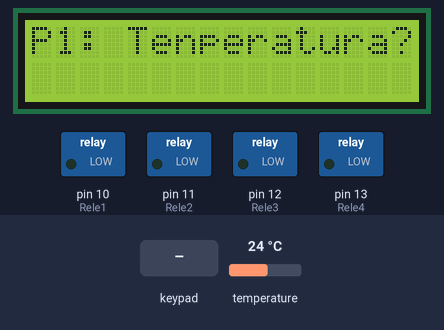
Recording of a sketch running on a simulated Arduino Uno, built with avr-gcc and run on an emulated ATmega328P. On the bench: 16×2 character LCD, switched loads named in the sketch (green lamp = pin HIGH). Inputs (shaded band) come from the test bench; at power-on: temperature 24 °C.

Above: at 1.2 s.
1.3 s: keypad keys 9 8 7 6 # pressed 0.4 s apart
At 3.9 s:
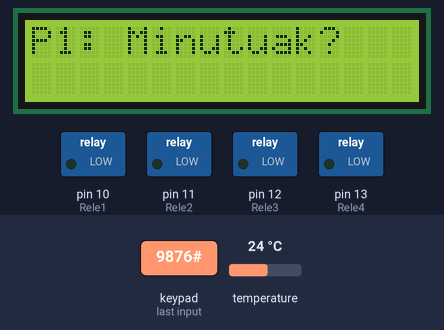
4.8 s: key '*' pressed
At 5.6 s:
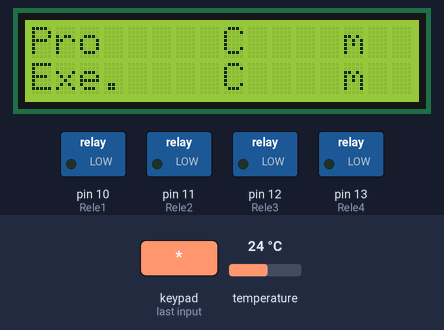
At 6.6 s:
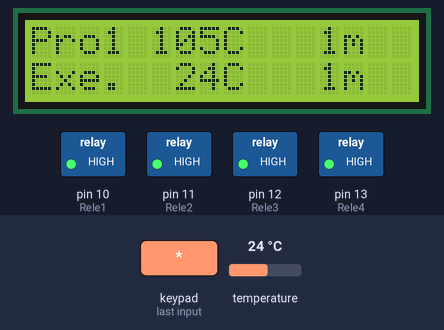
Timing chart, 0 to 8.1 s (numbered marks = the images above; inputs shaded):
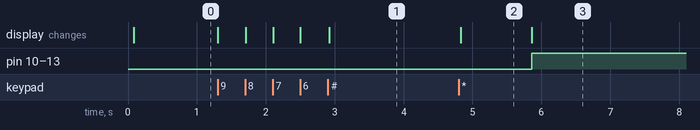

Measured:
- after the input at 1.3 s, the display: first changes at once (image 1 shows a later state)
- after the input at 4.8 s, pin 10 (Rele1), pin 11 (Rele2), pin 12 (Rele3), pin 13 (Rele4): LOW → HIGH after 1.1 s; the display: changes at once (image 2)
- what the display in image 2 shows lasts 1.1 s, from 4.8 s to 5.9 s

The sketch:

src.ino
```cpp
#include <Wire.h>
#include <LiquidCrystal_I2C.h>
#include <OneWire.h>
#include <Keypad.h>
#include <string.h>


/**
* Gauden pausua esaten digu.
* @param integer
*/
int pausua = 0;
int programa = 1;
char tenperatura[10], denbora[10];
int programak[10][2];
int keycounter = 0;
int t,d,i,p,tenp_orain,tenp_helburua, denbora_helburua;

// tenperatura aldatzen den jakiteko
int tenp_aldaketa;

unsigned long denbora_orain;
unsigned long denbora_hasiera;


// LCD
LiquidCrystal_I2C lcd(0x27,16,2);

// TENPERATURA
OneWire  ds(2);

// KEYPAD
const byte ROWS = 4; //four rows
const byte COLS = 3; //three columns
char keys[ROWS][COLS] = {
  {'1','2','3'},
  {'4','5','6'},
  {'7','8','9'},
  {'*','0','#'}
};
byte rowPins[ROWS] = {9, 8, 7, 6}; //connect to the row pinouts of the keypad
byte colPins[COLS] = {5, 4, 3}; //connect to the column pinouts of the keypad
Keypad keypad = Keypad( makeKeymap(keys), rowPins, colPins, ROWS, COLS );

// relea
int Rele1 = 10;
int Rele2 = 11;
int Rele3 = 12;
int Rele4 = 13;


void setup()
{
  lcd.init();
  lcd.backlight();

  pinMode(Rele1, OUTPUT);
  pinMode(Rele2, OUTPUT);
  pinMode(Rele3, OUTPUT);
  pinMode(Rele4, OUTPUT);
}

void loop() {

  char key = keypad.getKey();

  switch (pausua) {

    case 9:
      // programa amaitu ala ez?
      if (programa == p) {
        pausua = 0;

        lcd.clear();
        lcd.print("Programa amaitua.");
        delay(5000);

      } else {
        programa += 1;
        pausua = 6;
      }

      break;

    case 8:
      // programak ekutzatzen, denbora
      tenp_orain = getTenperatura();
      tenp_helburua = programak[programa][0];

      denbora_orain = (millis() - denbora_hasiera) / 1000 / 60;
      denbora_helburua = programak[programa][1];

      setBeroa(tenp_helburua, tenp_orain);

      if (denbora_orain >= denbora_helburua) {
        pausua = 9;
      }

      lcdIdazten(programa, tenp_helburua, denbora_helburua, tenp_orain, denbora_helburua - denbora_orain);

      delay(2000);

      break;

    case 7:
      // programa exekutatzen, tenperatura bila
      tenp_orain = getTenperatura();
      tenp_helburua = programak[programa][0];
      denbora_helburua = programak[programa][1];

      lcdIdazten(programa, tenp_helburua, denbora_helburua, tenp_orain, denbora_helburua);

      setBeroa(tenp_helburua, tenp_orain);

      if (tenp_orain >= tenp_helburua) {
        denbora_hasiera = millis();
        pausua = 8;
      }

      // ez bada helburua lortzen
      // 30 minututan programa bukatzen da
      denbora_orain = (millis() - denbora_hasiera) / 1000 / 60;
      if (denbora_orain >= 1) {
         pausua = 0;
         endBeroa();

         lcd.clear();
         lcd.print("Programa ezeztatu egin da.");
         lcd.setCursor(0, 1);
         lcd.print("Ez da tenperatura lortzen.");
         delay(5000);
      }

      delay(2000);

      break;

    case 6:
      // exekutzio hasten
      lcdExekutatzen();
      denbora_hasiera = millis();
      pausua = 7;

      break;

    case 5:
      p = programa;
      programa = 1;
      pausua = 6;
      break;

    case 4:
      // beste programa bat
      if (key == '#') {
        programak[programa][0] = parseTenperatura(tenperatura);
        programak[programa][1] = parseDenbora(denbora);
        pausua = 1;
        break;
      }

      // programazioa amaitu
      if (key == '*') {
        programak[programa][0] = parseTenperatura(tenperatura);
        programak[programa][1] = parseDenbora(denbora);
        pausua = 5;
        break;
      }

      if (key != NO_KEY){
        denbora[keycounter] = key;
        keycounter++;
        lcd.print(key);
      }

      break;

    case 3:
      // programaren hasiera, datuen sartzeko zai
      keycounter = 0;

      lcd.clear();
      lcd.print("P");
      lcd.print(programa);
      lcd.print(": Minutuak?");
      lcd.setCursor(0, 1);

      pausua = 4;

      break;

    case 2:
      // Hurrengo pausuar joan
      if (key == '#') {
        pausua = 3;
        break;
      }

      // programa reseteatu
      if (key == '*') {
          lcd.clear();
          lcd.print("Ezabatzen...");
          delay(500);
          pausua = 0;
          break;
      }

      if (key != NO_KEY){
        tenperatura[keycounter] = key;
        keycounter++;
        lcd.print(key);
      }

      break;

    case 1:
      // programaren hasiera, datuen sartzeko zai
      programa++;
      keycounter = 0;

      lcd.clear();
      lcd.print("P");
      lcd.print(programa);
      lcd.print(": Tenperatura?");

      lcd.setCursor(0, 1);

      pausua = 2;
      break;

    case 0:
    default:
      programa = 0;
      pausua = 1;
      keycounter = 0;
  }
}

/**
* Tenperatura sensoretik informazioa eskuratu
* @return float
*/
float getTenperatura() {

  byte i;
  byte present = 0;
  byte type_s;
  byte data[12];
  byte addr[8];
  float celsius;

  ds.search(addr);
  ds.reset();
  ds.select(addr);
  ds.write(0x44, 1);        // start conversion, with parasite power on at the end

  delay(1000);     // maybe 750ms is enough, maybe not
  // we might do a ds.depower() here, but the reset will take care of it.

  present = ds.reset();
  ds.select(addr);
  ds.write(0xBE);         // Read Scratchpad

  for ( i = 0; i < 9; i++) {           // we need 9 bytes
    data[i] = ds.read();
  }

  // Convert the data to actual temperature
  // because the result is a 16 bit signed integer, it should
  // be stored to an "int16_t" type, which is always 16 bits
  // even when compiled on a 32 bit processor.
  int16_t raw = (data[1] << 8) | data[0];
  if (type_s) {
    raw = raw << 3; // 9 bit resolution default
    if (data[7] == 0x10) {
      // "count remain" gives full 12 bit resolution
      raw = (raw & 0xFFF0) + 12 - data[6];
    }
  } else {
    byte cfg = (data[4] & 0x60);
    // at lower res, the low bits are undefined, so let's zero them
    if (cfg == 0x00) raw = raw & ~7;  // 9 bit resolution, 93.75 ms
    else if (cfg == 0x20) raw = raw & ~3; // 10 bit res, 187.5 ms
    else if (cfg == 0x40) raw = raw & ~1; // 11 bit res, 375 ms
    //// default is 12 bit resolution, 750 ms conversion time
  }
  celsius = (float)raw / 16.0;

  return celsius;
}

/**
* Tenperaturarako sartutako datua int bihurtu
* @param char tenperatura
* @return int
*/
int parseTenperatura (char *tenperatura) {
  int t = atoi(tenperatura);
  if (t > 105) {
     t = 105;
  } else if (t < 30) {
     t = 30;
  }
  return t;
}

/**
* Denborarako teklatuarekin sartutako balioa int bihurtu
* @param char denbora
* @return int
*/
int parseDenbora (char *denbora) {
  int d = atoi(denbora);
  if (d > 999) {
    d = 999;
  } else if (d < 1) {
    d = 1;
  }
  return d;
}

/**
* Programa exekutatzen denean ikusten dena lcdan
*/
int lcdExekutatzen () {
  lcd.clear();
  lcd.print("Pro     C    m");
  lcd.setCursor(0, 1);
  lcd.print("Exe.    C    m");

  return 0;
}

int lcdIdazten (int programa, int pt, int pd, int et, int ed) {

  lcd.setCursor(3, 0);
  lcd.print(programa);

  if (pt >= 10 && pt < 100 ) {
    lcd.setCursor(6, 0);
    lcd.print(pt);
  } else if ( pt >= 100 ){
    lcd.setCursor(5, 0);
    lcd.print(pt);
  }

  if (pd < 10) {
    lcd.setCursor(12, 0);
    lcd.print(pd);
  } else if (pd >= 10 && pd < 100 ) {
    lcd.setCursor(11, 0);
    lcd.print(pd);
  } else if ( pd >= 100 ){
    lcd.setCursor(10, 0);
    lcd.print(pd);
  }

  if (et > 10 && et < 100 ) {
    lcd.setCursor(6, 1);
    lcd.print(et);
  } else if ( et >= 100 ){
    lcd.setCursor(5, 1);
    lcd.print(et);
  }

  if (ed < 10) {
    lcd.setCursor(12, 1);
    lcd.print(ed);
  } else if (ed >= 10 && ed < 100 ) {
    lcd.setCursor(11, 1);
    lcd.print(ed);
  } else if ( ed >= 100 ){
    lcd.setCursor(10, 1);
    lcd.print(ed);
  }
}

/**
* Sua itzali
*/
int endBeroa() {
  digitalWrite(Rele1, LOW);
  digitalWrite(Rele2, LOW);
  digitalWrite(Rele3, LOW);
  digitalWrite(Rele4, LOW);

  return 0;
}

/**
* Bero eman behar duen eta nola erabakitzen duen kodea
*/
int setBeroa (int t_helburua, int t_orain) {

  // helburua berdindu edo gainditu bada
  // ez da surik ematen
  if (t_orain >= t_helburua) {
    digitalWrite(Rele1, LOW);
    digitalWrite(Rele2, LOW);
    digitalWrite(Rele3, LOW);
    digitalWrite(Rele4, LOW);
    return 0;
  }

  digitalWrite(Rele1, HIGH);

  // temperatura direfentzia 10º baino gehiago
  // sua topera
  if (t_orain + 10 < t_helburua) {
    digitalWrite(Rele1, HIGH);
    digitalWrite(Rele2, HIGH);
    digitalWrite(Rele3, HIGH);
    digitalWrite(Rele4, HIGH);

    return 0;

  // tenperatura diferentzia txikia bada
  // minimoan jarri
  } else if (t_orain + 5 < t_helburua) {
    digitalWrite(Rele1, HIGH);
    digitalWrite(Rele2, LOW);
    digitalWrite(Rele3, LOW);
    digitalWrite(Rele4, LOW);

    return 0;
  }

  return 0;
}
```
